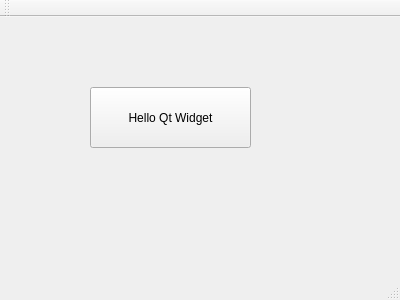
<?xml version="1.0" encoding="UTF-8"?>
<ui version="4.0">
 <class>MainWindow</class>
 <widget class="QMainWindow" name="MainWindow">
  <property name="geometry">
   <rect>
    <x>0</x>
    <y>0</y>
    <width>400</width>
    <height>300</height>
   </rect>
  </property>
  <property name="windowTitle">
   <string>MainWindow</string>
  </property>
  <widget class="QWidget" name="centralWidget">
   <widget class="QPushButton" name="pushButton">
    <property name="geometry">
     <rect>
      <x>90</x>
      <y>70</y>
      <width>161</width>
      <height>61</height>
     </rect>
    </property>
    <property name="text">
     <string>Hello Qt Widget</string>
    </property>
   </widget>
  </widget>
  <widget class="QMenuBar" name="menuBar">
   <property name="geometry">
    <rect>
     <x>0</x>
     <y>0</y>
     <width>400</width>
     <height>19</height>
    </rect>
   </property>
  </widget>
  <widget class="QToolBar" name="mainToolBar">
   <attribute name="toolBarArea">
    <enum>TopToolBarArea</enum>
   </attribute>
   <attribute name="toolBarBreak">
    <bool>false</bool>
   </attribute>
  </widget>
  <widget class="QStatusBar" name="statusBar"/>
 </widget>
 <layoutdefault spacing="6" margin="11"/>
 <resources/>
 <connections/>
</ui>
